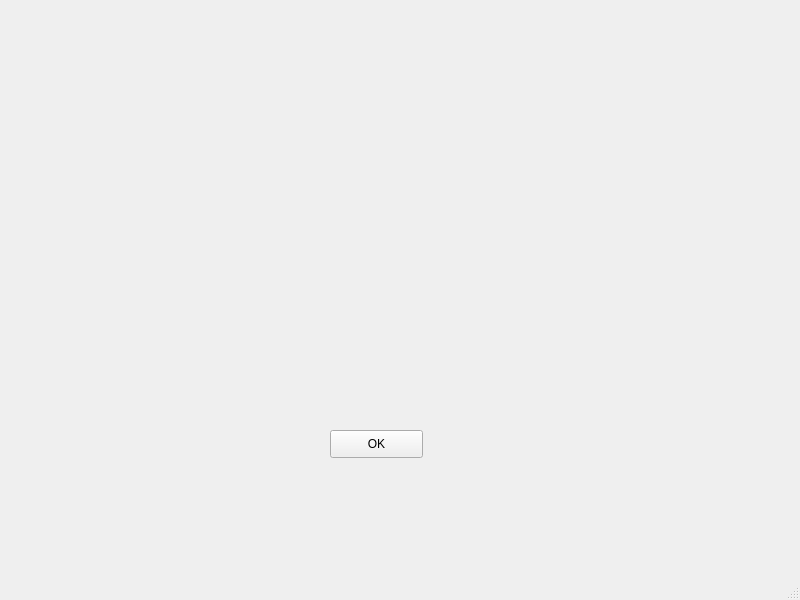
<?xml version="1.0" encoding="UTF-8"?>
<ui version="4.0">
 <class>MainWindow</class>
 <widget class="QMainWindow" name="MainWindow">
  <property name="geometry">
   <rect>
    <x>0</x>
    <y>0</y>
    <width>800</width>
    <height>600</height>
   </rect>
  </property>
  <property name="windowTitle">
   <string>MainWindow</string>
  </property>
  <widget class="QWidget" name="centralwidget">
   <widget class="QPushButton" name="pushButton">
    <property name="geometry">
     <rect>
      <x>330</x>
      <y>430</y>
      <width>93</width>
      <height>28</height>
     </rect>
    </property>
    <property name="text">
     <string>OK</string>
    </property>
   </widget>
   <widget class="QLabel" name="label">
    <property name="geometry">
     <rect>
      <x>270</x>
      <y>180</y>
      <width>221</width>
      <height>191</height>
     </rect>
    </property>
    <property name="text">
     <string/>
    </property>
    <property name="pixmap">
     <pixmap resource="re.qrc">:/newPrefix/icons/icon.ico</pixmap>
    </property>
   </widget>
  </widget>
  <widget class="QMenuBar" name="menubar">
   <property name="geometry">
    <rect>
     <x>0</x>
     <y>0</y>
     <width>800</width>
     <height>26</height>
    </rect>
   </property>
  </widget>
  <widget class="QStatusBar" name="statusbar"/>
 </widget>
 <resources>
  <include location="re.qrc"/>
 </resources>
 <connections/>
</ui>
